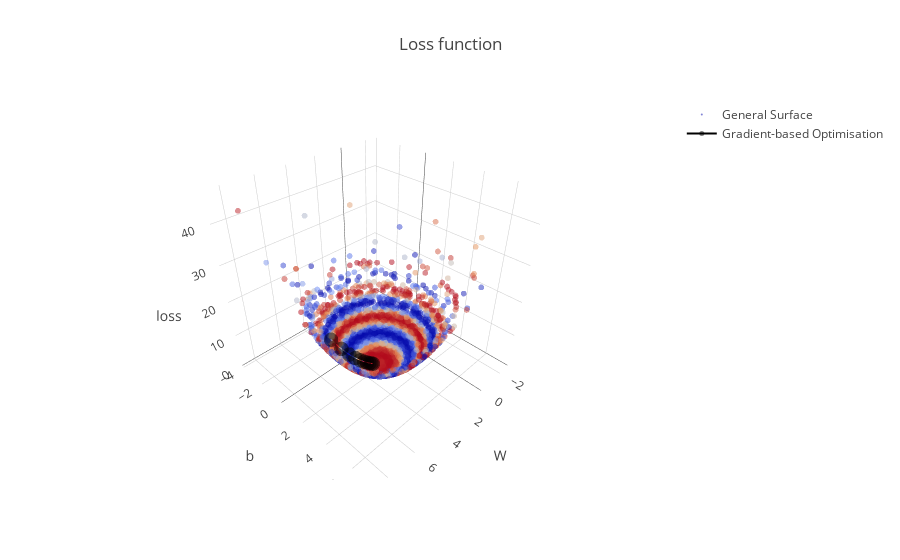

The notebook cell this image was saved under:
### Markdown cell above
### <font color='yellow'> Calculate the trace for the steps of the gradient based optimisation</font>

### Code cell
trace2 = go.Scatter3d(
    x = Ws,
    y = bs,
    z = np.array(losses),
    mode='lines+markers',
    marker = dict(
        opacity = 0.5,
        size = 5,
        color = 'black'
    ),
    name = 'Gradient-based Optimisation'
)

data = [trace, trace2]

layout = go.Layout(
    title='Loss function',
    scene = dict (
        xaxis =  dict(title='W'),
        yaxis = dict(title='b'),
        zaxis = dict(title='loss')
    )
)

iplot({'data':data, 'layout': layout},'loss function.html')
# cplot({'data':data, 'layout': layout},'loss function.html')

### Figure 1 — Plotly figure (JSON) as saved in the notebook; plotly's stock layout.template omitted (floating-point values rounded to 4 significant figures; data arrays with more than 128 entries replaced by an {"elided": "..."} marker saying what was removed)
{"data": [{"marker": {"color": {"elided": "10000 float values"}, "opacity": 0.5, "size": 2}, "mode": "markers", "name": "General Surface", "type": "scatter3d", "uid": "7c4cc7dd-6643-4635-8181-c598c4935a76", "x": {"elided": "10000 float values"}, "y": {"elided": "10000 float values"}, "z": {"elided": "10000 float values"}}, {"marker": {"color": "black", "opacity": 0.5, "size": 5}, "mode": "lines+markers", "name": "Gradient-based Optimisation", "type": "scatter3d", "uid": "c74d22dd-5ca4-45ca-a530-81a7a65b1247", "x": [5, 4.583, 4.251, 3.988, 3.779, 3.613, 3.481, 3.376, 3.292, 3.226], "y": [0, 0.4029, 0.7247, 0.9818, 1.187, 1.351, 1.482, 1.587, 1.671, 1.737], "z": [9.306, 6.285, 4.368, 3.151, 2.379, 1.889, 1.578, 1.38, 1.255, 1.175]}], "layout": {"scene": {"xaxis": {"title": "W"}, "yaxis": {"title": "b"}, "zaxis": {"title": "loss"}}, "title": "Loss function"}}
